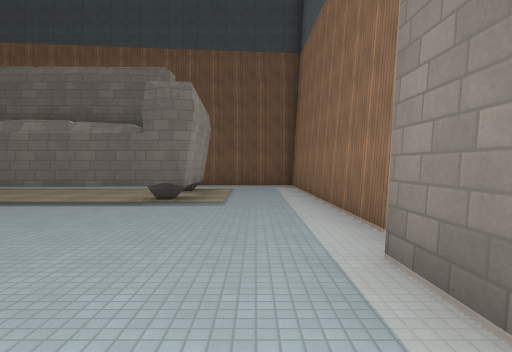
[1] (above)

18 first-person views from a walk through a Godot game level. The camera is 1.5 m above the floor, tilts 2° down and sees 75° across. The floor is counted in squares, 2 m on a side. Each view is taken from the middle of a square. On the plan, view 1 faces up. The plan holds only what a view shows up to about 11 squares ahead; the rest is blank. Surface patterns are stand-ins for the level's own textures.

[2]
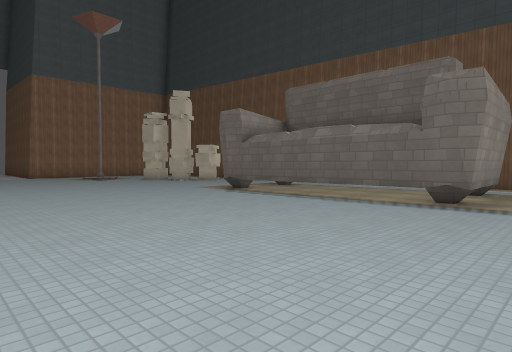

[3]
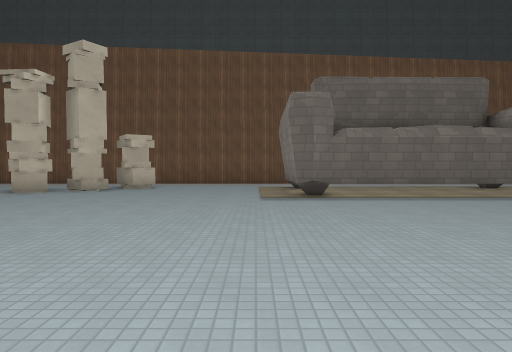

[4]
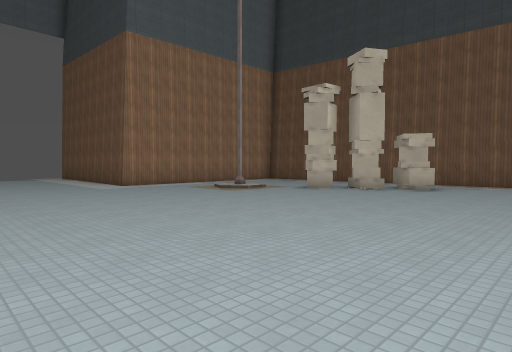

[5]
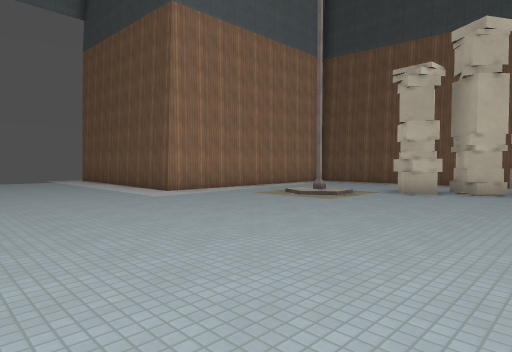

[6]
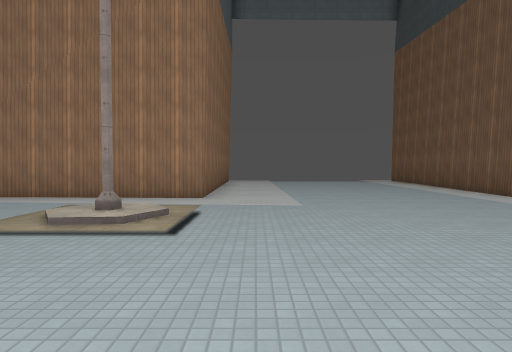

[7]
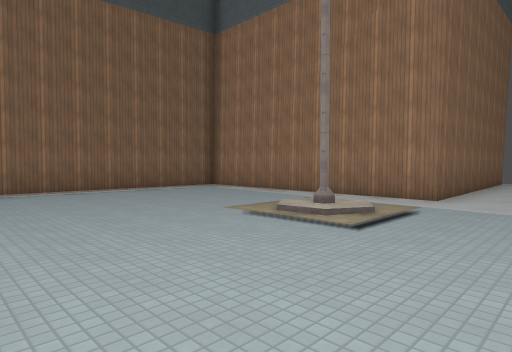

[8]
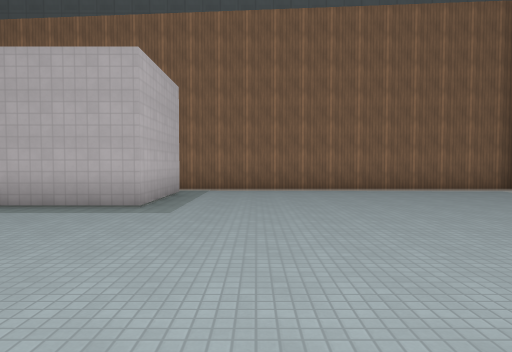

[9]
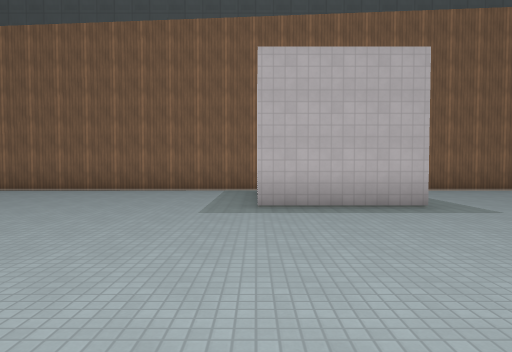

[10]
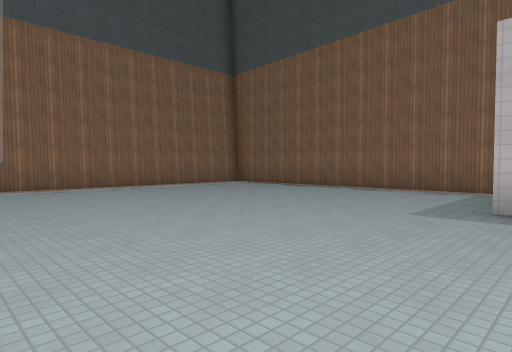

[11]
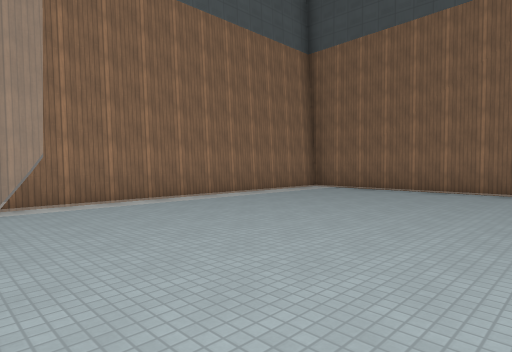

[12]
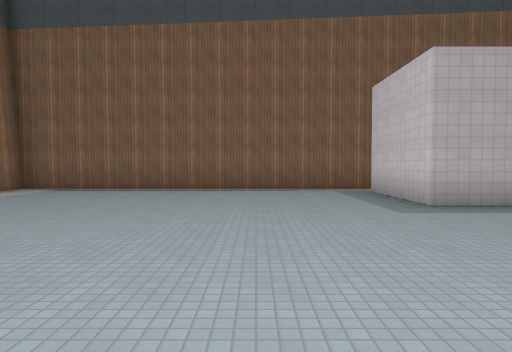

[13]
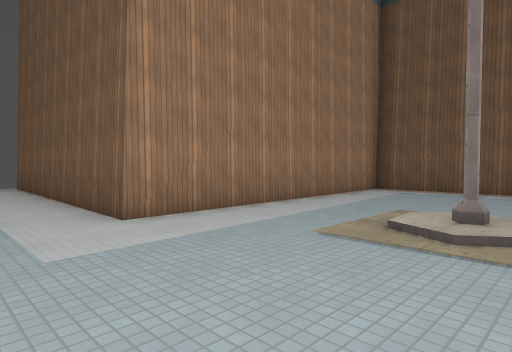

[14]
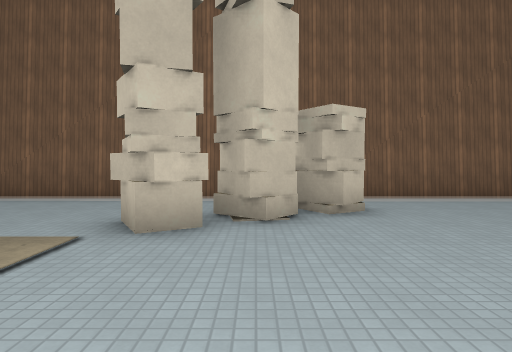

[15]
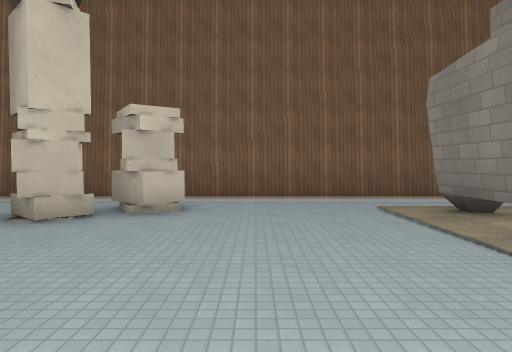

[16]
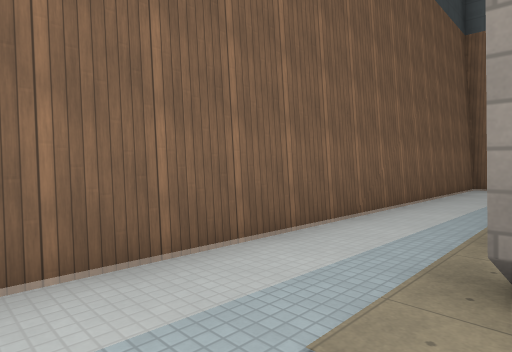

[17]
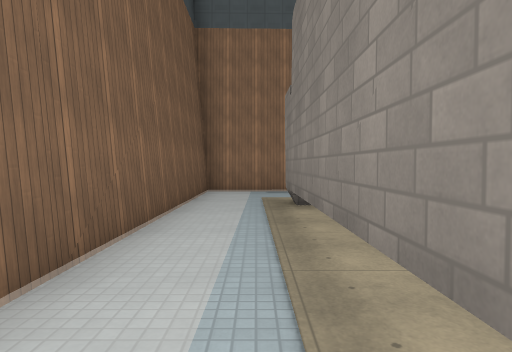

[18]
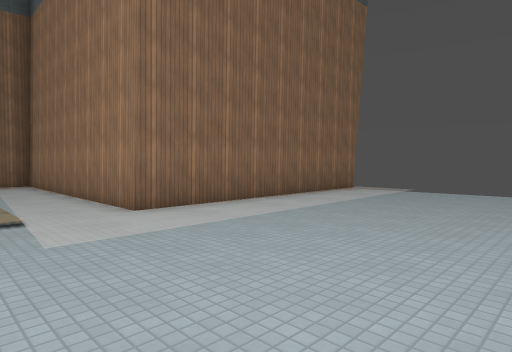

### Floor plan
Key: @ floor where view 1 was taken; # wall or solid block; . floor; / step, stairs or slope; T thing the floor can be seen under or through.
Columns run from 28 left of view 1 to 2 right of it. Each row starts with its distance up from view 1.
 12        ########################
 11        #......................#
 10        #.......#..............#
  9        #......##....TTTTTT#...#
  8        #.....#......T     #...#
  7        #............##TTTTT...#
  6        #...#..................#
  5        #......................#
  4 ########......................#
  3   ............................
  2    ..........................#
  1  ............................#
  0  ....................   ....@
 -1  ...........................
 -2  ................  ...........#
 -3 #........../..................#
 -4 ########..#/..................#
 -5        #../...................#
 -6        #......................#
 -7        #.........####.........#
 -8        #.........#  #.........#
 -9        #.........#  #.........#
-10        #..........  ..........#
-11        ###########  ###########

Where each view was taken, in squares from view 1:
view 1: 0 up, 0 right, facing up
view 2: 0 up, 0 right, facing up-left
view 3: 1 down, 9 left, facing up
view 4: 1 down, 9 left, facing up-left
view 5: 1 down, 12 left, facing up-left
view 6: 2 down, 13 left, facing left
view 7: 1 down, 13 left, facing down-left
view 8: 1 down, 13 left, facing down
view 9: 1 down, 8 left, facing down
view 10: 1 down, 9 left, facing down-right
view 11: 1 down, 5 left, facing down-right
view 12: 1 down, 5 left, facing down
view 13: 2 up, 16 left, facing up-left
view 14: 4 up, 14 left, facing up
view 15: 4 up, 11 left, facing up
view 16: 9 up, 10 left, facing up-right
view 17: 10 up, 8 left, facing right
view 18: 2 up, 18 left, facing down-left
